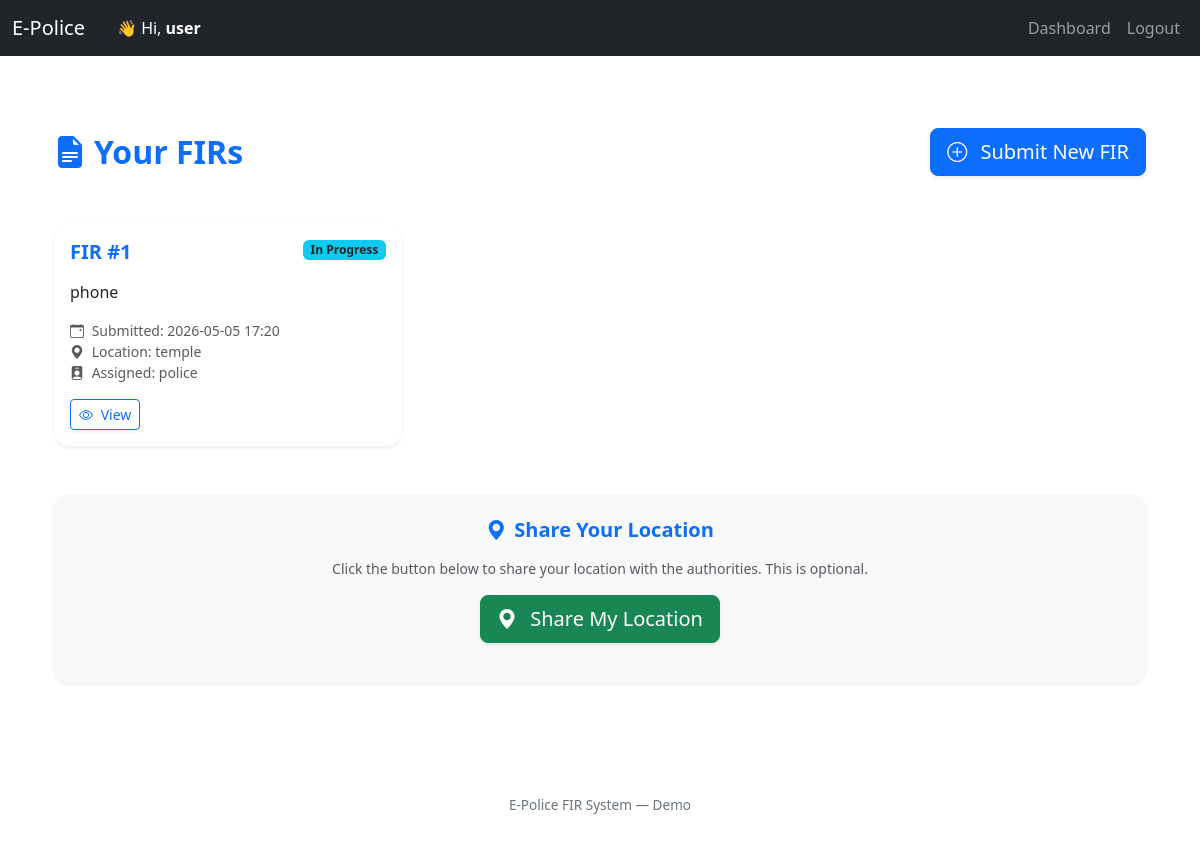
The page /dashboard/complainant (signed in) on the database its author committed.
### app.py (models this page shows, shortened)
class User(UserMixin, db.Model):
    id = db.Column(db.Integer, primary_key=True)
    name = db.Column(db.String(150), nullable=False)
    father_name = db.Column(db.String(150))
    mobile = db.Column(db.String(20))
    email = db.Column(db.String(150), unique=True)
    address = db.Column(db.String(200))
    district = db.Column(db.String(100))
    state = db.Column(db.String(50))
    police_station = db.Column(db.String(100))
    role = db.Column(db.String(20))  # complainant / police / admin
    imei = db.Column(db.String(50), nullable=True)
    username = db.Column(db.String(150), unique=True, nullable=False)
    password_hash = db.Column(db.String(256), nullable=False)
    is_active = db.Column(db.Boolean, default=True)
    location = db.Column(db.String(255), nullable=True)
    firs = db.relationship('FIR', foreign_keys='FIR.complainant_id', backref='complainant', lazy=True)
    assigned_firs = db.relationship('FIR', foreign_keys='FIR.assigned_police_id', backref='assigned_police', lazy=True)
    updates = db.relationship('FIRStatusUpdate', backref='updated_by', lazy=True)

class FIR(db.Model):
    id = db.Column(db.Integer, primary_key=True)
    complainant_id = db.Column(db.Integer, db.ForeignKey('user.id'), nullable=False)
    subject = db.Column(db.String(200))
    occurrence_date = db.Column(db.DateTime)
    place_of_occurrence = db.Column(db.String(200))
    description = db.Column(db.Text, nullable=False)
    status = db.Column(db.String(20), default='pending')
    assigned_police_id = db.Column(db.Integer, db.ForeignKey('user.id'), nullable=True)
    timestamp = db.Column(db.DateTime, default=datetime.utcnow)
    imei = db.Column(db.String(50), nullable=True)
    multimedia_files = db.Column(db.Text, nullable=True)
    updates = db.relationship('FIRStatusUpdate', backref='fir', lazy=True)
    evidences = db.relationship('Evidence', backref='fir', lazy=True)
    location = db.Column(db.String(255), nullable=True)

### app.py (the view)
@app.route('/dashboard/complainant')
@login_required
def complainant_dashboard():
    if current_user.role != 'complainant':
        return redirect(url_for('unauthorized'))
    firs = FIR.query.filter_by(complainant_id=current_user.id).order_by(FIR.timestamp.desc()).all()
    return render_template('complainant_dashboard.html', firs=firs)

### app.py (called while the page is built)
@login_manager.user_loader
def load_user(user_id):
    return User.query.get(int(user_id))

### templates/complainant_dashboard.html (shortened to what this page needs)
{% extends 'base.html' %}
{% block content %}
<div class="container py-5">
  <div class="d-flex flex-column flex-md-row justify-content-between align-items-start align-items-md-center mb-5">
    <h2 class="fw-bold text-primary mb-3 mb-md-0"><i class="bi bi-file-earmark-text-fill me-2"></i>Your FIRs</h2>
    <a href="{{ url_for('submit_fir') }}" class="btn btn-primary btn-lg shadow-sm">
      <i class="bi bi-plus-circle me-2"></i> Submit New FIR
    </a>
  </div>
  {% if firs %}
    <div class="row g-4">
      {% for fir in firs %}
        <div class="col-sm-12 col-md-6 col-lg-4">
          <div class="card h-100 shadow-sm rounded-4 border-0">
            <div class="card-body d-flex flex-column">
              <div class="d-flex justify-content-between align-items-start mb-2">
                <h5 class="card-title fw-bold text-primary">FIR #{{ fir.id }}</h5>
                {% if fir.status == 'pending' %}
                  <span class="badge bg-warning text-dark">Pending</span>
                {% elif fir.status == 'in-progress' %}
                  <span class="badge bg-info text-dark">In Progress</span>
                {% elif fir.status == 'closed' %}
                  <span class="badge bg-success">Closed</span>
                {% else %}
                  <span class="badge bg-secondary">Unknown</span>
                {% endif %}
              </div>
              <p class="card-text text-truncate mb-3">{{ fir.description }}</p>
              <ul class="list-unstyled small text-muted mb-3">
                <li><i class="bi bi-calendar-event me-1"></i> Submitted: {{ fir.timestamp.strftime('%Y-%m-%d %H:%M') }}</li>
                {% if fir.place_of_occurrence %}
                  <li><i class="bi bi-geo-alt-fill me-1"></i> Location: {{ fir.place_of_occurrence }}</li>
                {% endif %}
                {% if fir.assigned_police %}
                  <li><i class="bi bi-person-badge-fill me-1"></i> Assigned: {{ fir.assigned_police.name }}</li>
                {% endif %}
              </ul>
              <div class="mt-auto d-flex justify-content-between align-items-center">
                <a href="{{ url_for('view_fir', fir_id=fir.id) }}" class="btn btn-outline-primary btn-sm shadow-sm">
                  <i class="bi bi-eye me-1"></i> View
                </a>
              </div>
            </div>
          </div>
        </div>
      {% endfor %}
    </div>
  {% else %}
    <div class="alert alert-info text-center py-5 shadow-sm rounded-4">
      <i class="bi bi-info-circle fs-3 mb-2"></i>
      <p class="mb-0 fs-5">You have not submitted any FIRs yet.</p>
    </div>
  {% endif %}
  <div class="mt-5 p-4 bg-light rounded-4 shadow-sm text-center">
    <h5 class="mb-3 text-primary fw-bold"><i class="bi bi-geo-alt-fill me-2"></i>Share Your Location</h5>
    <p class="text-muted small mb-3">Click the button below to share your location with the authorities. This is optional.</p>
    <button id="shareLocationBtn" class="btn btn-success btn-lg shadow-sm">
      <i class="bi bi-geo-alt-fill me-2"></i> Share My Location
    </button>
  </div>
</div>
<link rel="stylesheet" href="https://cdn.jsdelivr.net/npm/bootstrap-icons@1.10.5/font/bootstrap-icons.css">
{% endblock %}

### templates/base.html (shortened to what this page needs)
<!DOCTYPE html>
<html lang="en">
<head>
  <link href="https://cdn.jsdelivr.net/npm/bootstrap@5.3.2/dist/css/bootstrap.min.css" rel="stylesheet">
</head>
<body>
  <nav class="navbar navbar-expand-lg navbar-dark bg-dark">
    <div class="container-fluid">
      <a class="navbar-brand" href="{{ url_for('dashboard') }}">E-Police</a>
      {% if current_user.is_authenticated %}
        <span class="navbar-text text-white ms-3">
          👋 Hi, <strong>{{ current_user.username }}</strong>
        </span>
      {% endif %}
      <div class="collapse navbar-collapse" id="navMenu">
        <ul class="navbar-nav ms-auto">
          {% if current_user.is_authenticated %}
            <li class="nav-item"><a class="nav-link" href="{{ url_for('dashboard') }}">Dashboard</a></li>
            <li class="nav-item"><a class="nav-link" href="{{ url_for('logout') }}">Logout</a></li>
          {% else %}
            <li class="nav-item"><a class="nav-link" href="{{ url_for('login') }}">Login</a></li>
            <li class="nav-item"><a class="nav-link" href="{{ url_for('register') }}">Register</a></li>
          {% endif %}
        </ul>
      </div>
    </div>
  </nav>
  <div class="container mt-4">
    {% block content %}{% endblock %}
  </div>
  <footer class="text-center small-muted mt-5">
    <div class="container py-3">E-Police FIR System — Demo</div>
  </footer>
</body>
</html>

### templates/base.html (style rules this page uses)
body { padding-bottom: 50px; }
.small-muted { font-size: .85rem; color: #6c757d; }

### rows shown on the page
User: username "user"
FIR: id "1", status "In Progress", description "phone", timestamp "2026-05-05 17:20", place_of_occurrence "temple", assigned_police.name "police"
